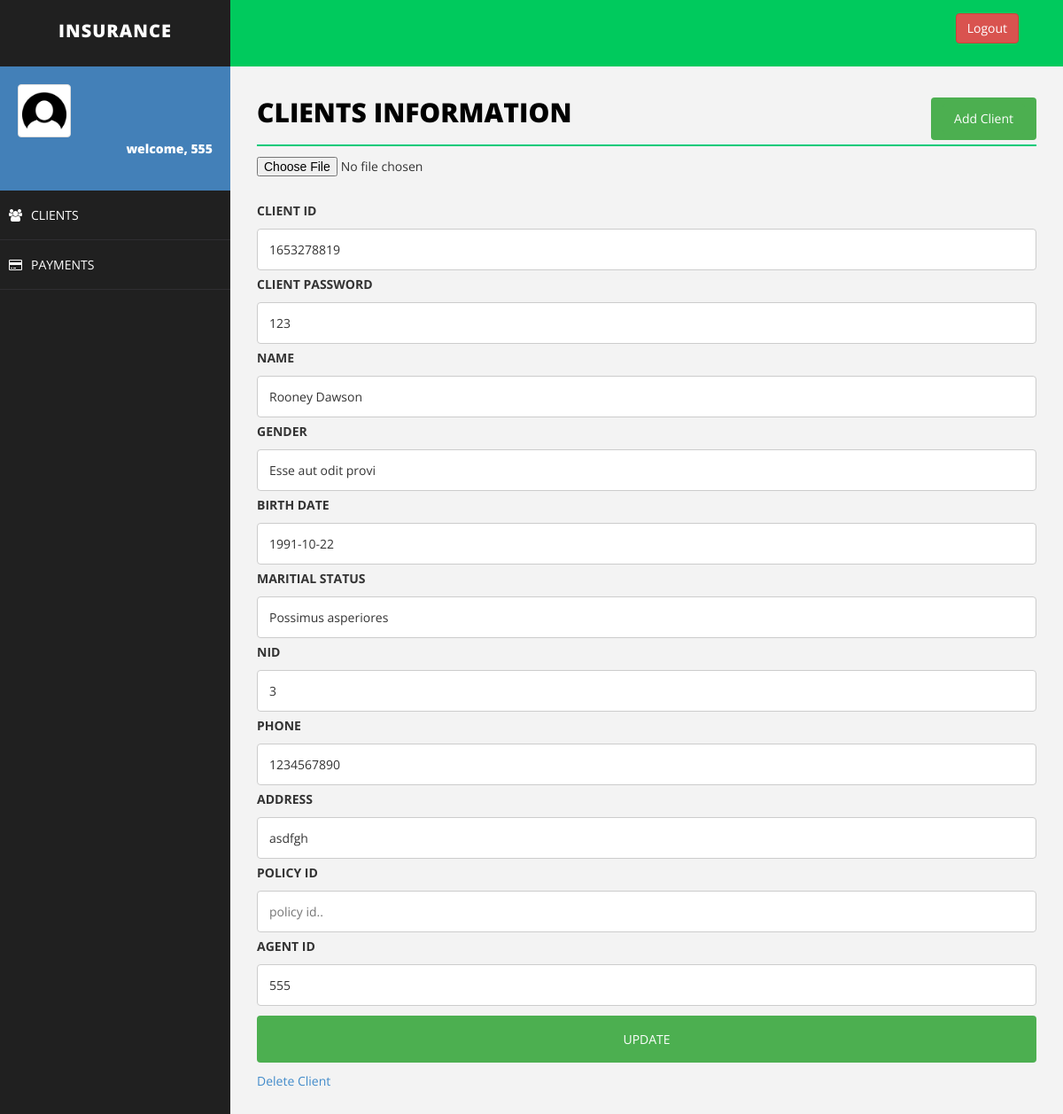
Page /editClient.php?client_id=1653278819 (signed in) on the committed database.
### tables this page shows
CREATE TABLE `client` (
  `client_id` varchar(200) NOT NULL,
  `client_password` varchar(30) NOT NULL,
  `name` varchar(50) NOT NULL,
  `sex` varchar(20) NOT NULL,
  `birth_date` varchar(20) NOT NULL,
  `marital_status` varchar(20) NOT NULL,
  `nid` varchar(50) NOT NULL,
  `phone` varchar(20) NOT NULL,
  `address` varchar(50) NOT NULL,
  `agent_id` varchar(20) NOT NULL,
  `image` varchar(200) NOT NULL,
  `child1_name` text NOT NULL,
  `child1_gender` text NOT NULL,
  `child1_birth_date` text NOT NULL,
  `child1_national_id` text NOT NULL,
  `child1_relationship` text NOT NULL,
  `child1_priority` text NOT NULL,
  `child1_phone` int(255) NOT NULL,
  `child2_name` text NOT NULL,
  `child2_gender` text NOT NULL,
  `child2_birth_date` text NOT NULL,
  `child2_national_id` text NOT NULL,
  `child2_relationship` text NOT NULL,
  `child2_priority` text NOT NULL,
  `child2_phone` int(255) NOT NULL,
  `father_name` text NOT NULL,
  `father_gender` text NOT NULL,
  `father_birth_date` text NOT NULL,
  `father_national_id` text NOT NULL,
  `father_relationship` text NOT NULL,
  `father_priority` text NOT NULL,
  `father_phone` int(255) NOT NULL,
  `mother_name` text NOT NULL,
  `mother_gender` text NOT NULL,
  `mother_birth_date` text NOT NULL,
  `mother_national_id` text NOT NULL,
  `mother_relationship` text NOT NULL,
  `mother_priority` text NOT NULL,
  `mother_phone` int(255) NOT NULL,
  `start_date` varchar(255) NOT NULL,
  `end_date` varchar(255) NOT NULL,
  `due_date` varchar(255) NOT NULL,
  `policy_id` varchar(255) NOT NULL,
  `due_amount` varchar(255) NOT NULL,
  `shared_location` varchar(255) NOT NULL,
  `adhar_number` varchar(255) NOT NULL
);

### editClient.php (the view, shortened to what this page needs)
<!DOCTYPE html>
<html>
<head>
    <link href="assets/css/bootstrap.css" rel="stylesheet" />
    <link href="assets/css/font-awesome.css" rel="stylesheet" />
    <link href="assets/css/basic.css" rel="stylesheet" />
    <link href="assets/css/custom.css" rel="stylesheet" />
</head>
<body>
<?php include 'header.php';
?>
        <div id="page-wrapper">
                <div class="row">
                    <div class="col-md-12">
                        <h1 class="page-head-line">Clients Information
						<button class="btn" align="center">
						<a href="addclient.php" class="btn">Add Client</a>
						</button>
						</h1>
                    </div>
                </div>
<?php
	if($_SERVER["REQUEST_METHOD"] == "GET"){
		$client_id = $_GET["client_id"];
	}
	$temp_id="";
	$master_id="ahmed";
	$sql = "SELECT agent_id from client where client_id='$client_id'";
	$result = $conn->query($sql);
	while($row = $result->fetch_assoc()) {
		$temp_id= $row['agent_id'];
	}
	if($_SESSION["username"]==($temp_id || $master_id)){
	$sql = "SELECT * from client where client_id='$client_id'";
	$result = $conn->query($sql);
	  echo "<div>\n";
	while($row = $result->fetch_assoc()) {
?>
<form action="updateClient.php" method="post" enctype="multipart/form-data">
<input type="file" name="fileToUpload"><br>
<?php
		echo "<label for=\"fname\">CLIENT ID</label>";
	    echo "<input type=\"text\" client_id=\"fname\" name=\"client_id\" placeholder=\"clients id..\" value=\"$row[client_id]\">";
		echo "<label for=\"fname\">CLIENT PASSWORD</label>";
	    echo "<input type=\"text\" client_id=\"fname\" name=\"client_password\" placeholder=\"clients password..\" value=\"$row[client_password]\">";
		echo "<label for=\"fname\">NAME</label>";
	    echo "<input type=\"text\" client_id=\"fname\" name=\"name\" placeholder=\"clients name..\" value=\"$row[name]\">";
		echo "<label for=\"fname\">GENDER</label>";
		echo "<input type=\"text\" client_id=\"fname\" name=\"sex\" placeholder=\"clients gender..\" value=\"$row[sex]\">";
		echo "<label for=\"fname\">BIRTH DATE</label>";
		echo "<input type=\"text\" client_id=\"fname\" name=\"birth_date\" placeholder=\"clients Birth Date..\" value=\"$row[birth_date]\">";
		echo "<label for=\"fname\">MARITIAL STATUS</label>";
		echo "<input type=\"text\" client_id=\"fname\" name=\"marital_status\" placeholder=\"clients Maritial Status..\" value=\"$row[marital_status]\">";
		echo "<label for=\"fname\">NID</label>";
		echo "<input type=\"text\" client_id=\"fname\" name=\"nid\" placeholder=\"clients NID..\" value=\"$row[nid]\">";
		echo "<label for=\"fname\">PHONE</label>";
		echo "<input type=\"text\" client_id=\"fname\" name=\"phone\" placeholder=\"clients Phone..\" value=\"$row[phone]\">";
		echo "<label for=\"fname\">ADDRESS</label>";
		echo "<input type=\"text\" client_id=\"fname\" name=\"address\" placeholder=\"clients Address..\" value=\"$row[address]\">";
		echo "<label for=\"fname\">POLICY ID</label>";
		echo "<input type=\"text\" client_id=\"fname\" name=\"policy_id\" placeholder=\"policy id..\" value=\"$row[policy_id]\">";
		echo "<label for=\"fname\">AGENT ID</label>";
		echo "<input type=\"text\" client_id=\"fname\" name=\"agent_id\" placeholder=\"agent id..\" value=\"$row[agent_id]\">";
		?>
			<input type="submit" value="UPDATE" name="submit">
			</form>
		<?php
	echo "<a href='deleteClient.php?client_id=".$client_id."'>Delete Client</a>";
echo "</div>\n";
    }
	}else{ echo "you are not authorized to edit this client";
	}
?>
        </div>
    </div>
</body>
</html>

### assets/css/basic.css (style rules this page uses)
body { font-family: 'Open Sans', sans-serif; line-height:25px; }
#page-wrapper { padding: 15px 15px; min-height: 600px; background: #F3F3F3; }
.page-head-line { font-size: 30px; text-transform: uppercase; color: #000; font-weight: 800; padding-bottom: 20px; border-bottom: 2px solid #00CA79; margin-bottom: 10px; }
@media (min-width:768px) { #page-wrapper { margin: 0 0 0 260px; padding: 15px 30px; min-height: 1200px; } }

### editClient.php (style rules this page uses)
input[type=text], select { width: 100%; padding: 10px 13px; margin: 3px 0; display: inline-block; border: 1px solid #ccc; border-radius: 4px; box-sizing: border-box; }
input[type=submit] { width: 100%; background-color: #4CAF50; color: white; padding: 14px 20px; margin: 8px 0; border: none; border-radius: 4px; cursor: pointer; }
.btn { background-color: #4CAF50; float: right; color:white; text-decoration:none; }

### rows in the picture
client: client_id "1653278819", client_password "123", name "Rooney Dawson", sex "Esse aut odit provi", birth_date "1991-10-22", marital_status "Possimus asperiores", nid "3", phone "1234567890", address "asdfgh", agent_id "555"

### other values in the picture
$_SESSION["username"] "555"
